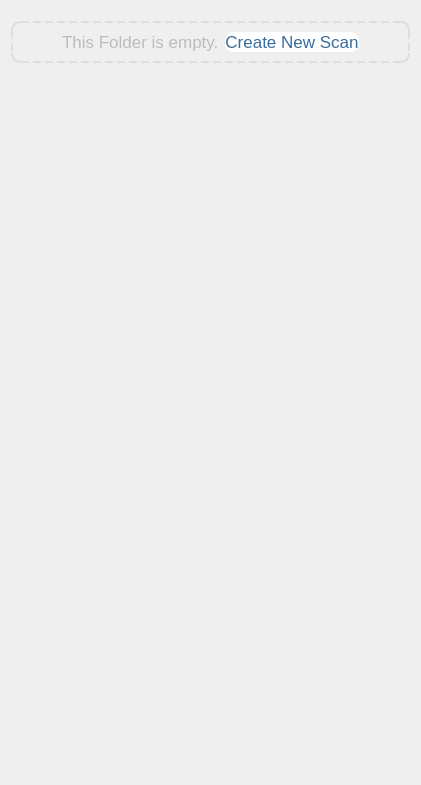
            <widget class="QWidget" name="page_0">
             <layout class="QGridLayout" name="gridLayout_11">
              <item row="1" column="0">
               <widget class="QFrame" name="frame">
                <property name="styleSheet">
                 <string notr="true">	border: 2 dashed rgb(222, 222, 222);
	border-radius: 9px;
</string>
                </property>
                <property name="frameShape">
                 <enum>QFrame::StyledPanel</enum>
                </property>
                <property name="frameShadow">
                 <enum>QFrame::Raised</enum>
                </property>
                <layout class="QGridLayout" name="gridLayout_10">
                 <property name="topMargin">
                  <number>9</number>
                 </property>
                 <item row="0" column="2">
                  <spacer name="horizontalSpacer_7">
                   <property name="orientation">
                    <enum>Qt::Horizontal</enum>
                   </property>
                   <property name="sizeHint" stdset="0">
                    <size>
                     <width>40</width>
                     <height>20</height>
                    </size>
                   </property>
                  </spacer>
                 </item>
                 <item row="0" column="0">
                  <spacer name="horizontalSpacer_6">
                   <property name="orientation">
                    <enum>Qt::Horizontal</enum>
                   </property>
                   <property name="sizeHint" stdset="0">
                    <size>
                     <width>40</width>
                     <height>20</height>
                    </size>
                   </property>
                  </spacer>
                 </item>
                 <item row="0" column="1">
                  <layout class="QGridLayout" name="gridLayout_9">
                   <item row="0" column="0">
                    <widget class="QLabel" name="emptyFolderLabel">
                     <property name="font">
                      <font>
                       <pointsize>13</pointsize>
                      </font>
                     </property>
                     <property name="styleSheet">
                      <string notr="true">	color: rgb(188, 188, 188);
	border:none;</string>
                     </property>
                     <property name="text">
                      <string>This Folder is empty.</string>
                     </property>
                    </widget>
                   </item>
                   <item row="0" column="1">
                    <widget class="QPushButton" name="createNewScan_btn">
                     <property name="font">
                      <font>
                       <pointsize>13</pointsize>
                      </font>
                     </property>
                     <property name="styleSheet">
                      <string notr="true">QPushButton{
	background-color: rgb(255, 255, 255);
	color: rgb(56, 109, 156);
	border: none;
}
QPushButton:hover{
	text-decoration: underline;
}</string>
                     </property>
                     <property name="text">
                      <string>Create New Scan</string>
                     </property>
                    </widget>
                   </item>
                  </layout>
                 </item>
                </layout>
               </widget>
              </item>
              <item row="2" column="0">
               <spacer name="verticalSpacer">
                <property name="orientation">
                 <enum>Qt::Vertical</enum>
                </property>
                <property name="sizeHint" stdset="0">
                 <size>
                  <width>20</width>
                  <height>711</height>
                 </size>
                </property>
               </spacer>
              </item>
              <item row="0" column="0">
               <spacer name="verticalSpacer_2">
                <property name="orientation">
                 <enum>Qt::Vertical</enum>
                </property>
                <property name="sizeType">
                 <enum>QSizePolicy::Fixed</enum>
                </property>
                <property name="sizeHint" stdset="0">
                 <size>
                  <width>20</width>
                  <height>10</height>
                 </size>
                </property>
               </spacer>
              </item>
             </layout>
            </widget>
